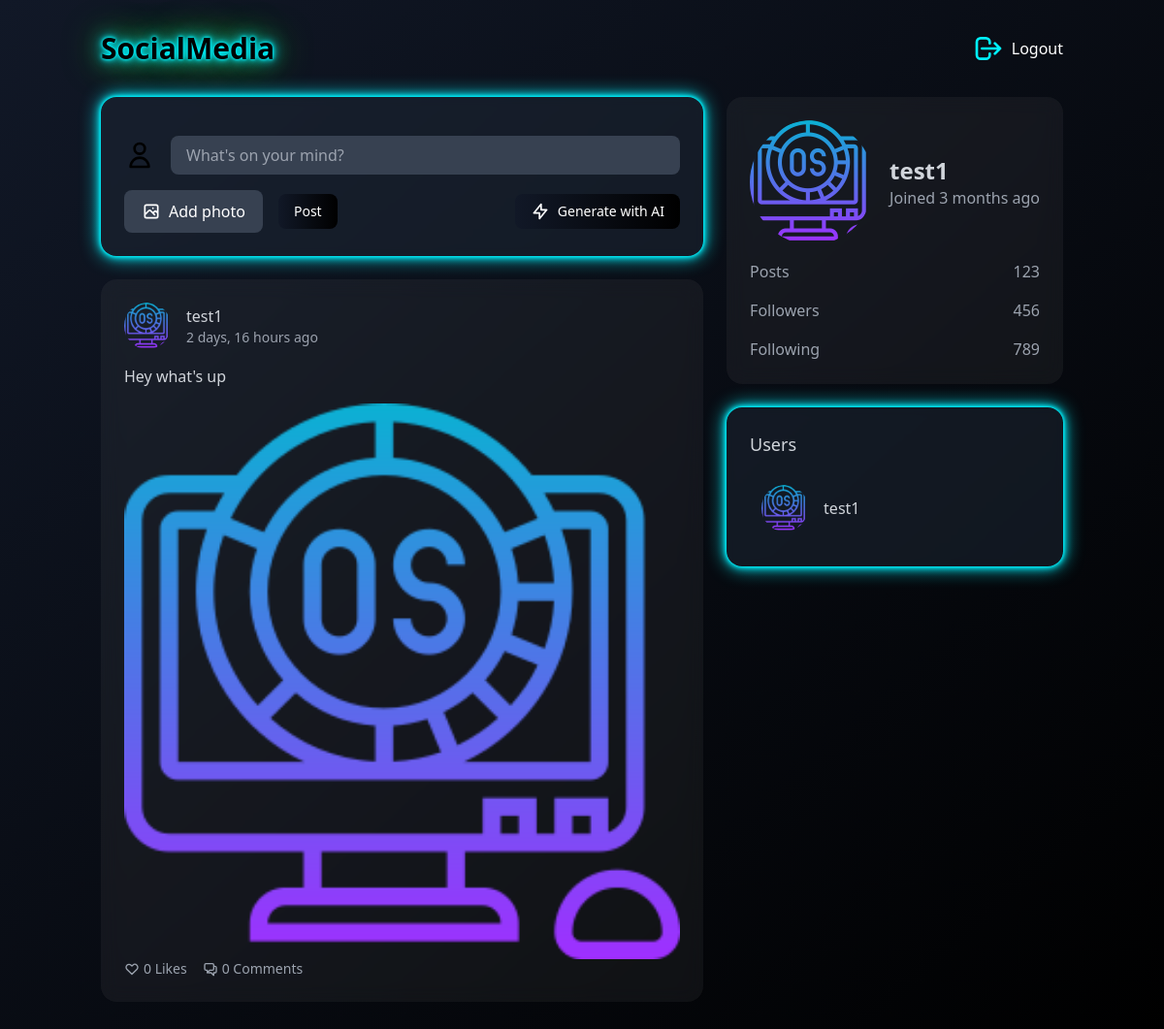
/posts/ (signed in), run on an earlier commit of the app's database.
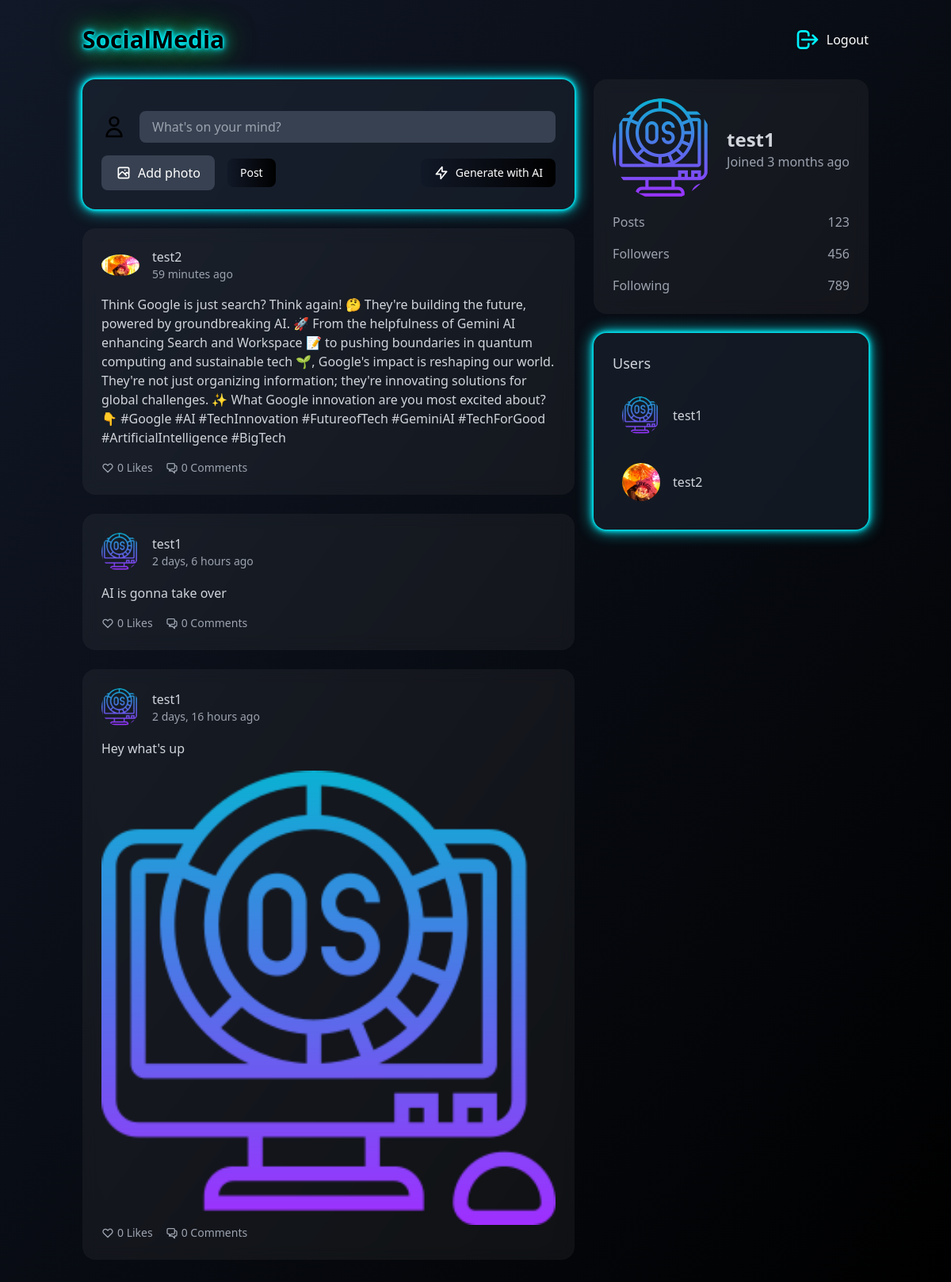
And on a later commit of the database.
### posts/models.py (models this page shows, shortened)
class Posts(models.Model):
    post_content = models.CharField(max_length=1000)
    profile = models.ForeignKey(Profile, on_delete=models.CASCADE)
    post_image = models.ImageField(upload_to="posts_imgs/")
    created_at = models.DateTimeField(auto_now_add=True)
    like_count = models.IntegerField(default=0)

### userauth/models.py (models this page shows)
class Profile(models.Model):
    user = models.OneToOneField(User, on_delete=models.CASCADE)
    profile_image = models.ImageField(upload_to='profile_pics/', default='default.jpg')
    bio = models.TextField(blank=True, null=True)
    def __str__(self):
        return f"{self.user.username}'s Profile"

### posts/views.py (the view)
# urls.py: path('', views.get_posts),
@login_required(login_url="/auth/signin")
def get_posts(request):
    posts = Posts.objects.all().order_by("-created_at")
    user = request.user
    profile = Profile.objects.filter(user=user).first()
    profiles = Profile.objects.all()
    print("profile", profile)
    data = {"posts": posts, "profile": profile, "users": profiles}
    return render(request, "posts.html", {"data": data})

### templates/posts.html (shortened to what this page needs)
<!DOCTYPE html>
<html lang="en">
<head>
    <script src="https://cdn.tailwindcss.com"></script>
</head>
<body class="bg-gradient-to-br from-gray-900 to-black min-h-screen">
    <div class="container mx-auto px-4 py-8">
        <div class="flex justify-between items-center mb-8">
            <h1 class="neon-text text-3xl font-bold">SocialMedia</h1>
            <div class="flex items-center space-x-4">
                <a href="/auth/signout" class="flex items-center space-x-2 hover:text-neon-blue transition-colors">
                    <svg class="w-8 h-8 text-[var(--neon-blue)]" fill="none" stroke="currentColor" viewBox="0 0 24 24">
                        <path stroke-linecap="round" stroke-linejoin="round" stroke-width="2"
                            d="M17 16l4-4m0 0l-4-4m4 4H7m6 4v1a3 3 0 01-3 3H6a3 3 0 01-3-3V7a3 3 0 013-3h4a3 3 0 013 3v1">
                        </path>
                    </svg>
                    <span class="text-white">Logout</span>
                </a>
            </div>
        </div>
        <div class="grid grid-cols-1 md:grid-cols-2 gap-6">
            <div class="md:col-span-2 md:col-start-1 md:col-end-3 space-y-6">
                <div class="bg-gray-800/50 p-6 rounded-2xl backdrop-blur-sm neon-border">
                    <form method="post" class="space-y-4" enctype="multipart/form-data" action="/posts/create_post">
                        <div class="flex items-center space-x-4">
                            <svg class="w-8 h-8" fill="none" stroke="currentColor" viewBox="0 0 24 24">
                                <path stroke-linecap="round" stroke-linejoin="round" stroke-width="2"
                                    d="M16 7a4 4 0 11-8 0 4 4 0 018 0zM12 14a7 7 0 00-7 7h14a7 7 0 00-7-7z"></path>
                            </svg>
                            <input type="text" name="post_content" placeholder="What's on your mind?"
                                class="flex-1 bg-gray-700 px-4 py-2 rounded-lg text-white focus:outline-none focus:ring-2 focus:ring-neon-blue" />
                        </div>
                        <div class="flex items-center justify-between">
                            <div class="flex items-center space-x-4">
                                <label for="post-image"
                                    class="file-input-label flex items-center px-4 py-2 rounded-lg bg-gray-700 text-white border-2 border-transparent hover:border-neon-blue transition-colors duration-200">
                                    <svg class="w-5 h-5 mr-2" fill="none" stroke="currentColor" viewBox="0 0 24 24">
                                        <path stroke-linecap="round" stroke-linejoin="round" stroke-width="2"
                                            d="M4 16l4.586-4.586a2 2 0 012.828 0L16 16m-2-2l1.586-1.586a2 2 0 012.828 0L20 14m-6-6h.01M6 20h12a2 2 0 002-2V6a2 2 0 00-2-2H6a2 2 0 00-2 2v12a2 2 0 002 2z">
                                        </path>
                                    </svg>
                                    <span class="file-name">Add photo</span>
                                </label>
                                <button type="submit"
                                    class="flex items-center px-4 py-2 rounded-lg text-sm font-medium text-white bg-gradient-to-r from-neon-blue via-neon-green to-neon-purple transition-all duration-300 hover:bg-none hover:bg-[var(--neon-blue)]">
                                    Post
                                </button>
                            </div>
                            <button type="button" onclick="generateWithAI()"
                                class="flex items-center px-4 py-2 rounded-lg text-sm font-medium text-white bg-gradient-to-r from-neon-blue via-neon-purple to-neon-green transition-all duration-300 hover:bg-none hover:bg-[var(--neon-blue)]">
                                <svg class="w-5 h-5 mr-2" fill="none" stroke="currentColor" viewBox="0 0 24 24">
                                    <path stroke-linecap="round" stroke-linejoin="round" stroke-width="2"
                                        d="M13 10V3L4 14h7v7l9-11h-7z"></path>
                                </svg>
                                Generate with AI
                            </button>
                        </div>
                    </form>
                </div>
                {% for post in data.posts %}
                <div class="post-card p-6 rounded-2xl mb-6">
                    <div class="flex items-center space-x-4 mb-4">
                        <img src="{{ post.profile.profile_image.url }}" alt="{{ post.profile.user.username }}"
                            class="profile-image" />
                        <div>
                            <h3 class="font-medium text-gray-300">
                                {{ post.profile.user.username }}
                            </h3>
                            <p class="text-sm text-gray-400">
                                {{ post.created_at|timesince }} ago
                            </p>
                        </div>
                    </div>
                    <p class="text-gray-300 mb-4">{{ post.post_content }}</p>
                    {% if post.post_image %}
                    <img src="{{ post.post_image.url }}" alt="Post image" class="w-full rounded-lg mt-4 post-image" />
                    {% endif %}
                    <div class="flex items-center space-x-4 text-gray-400 text-sm">
                        <span class="flex items-center cursor-pointer hover:text-neon-blue">
                            <svg class="w-4 h-4 mr-1" fill="none" stroke="currentColor" viewBox="0 0 24 24">
                                <path stroke-linecap="round" stroke-linejoin="round" stroke-width="2"
                                    d="M4.318 6.318a4.5 4.5 0 000 6.364L12 20.364l7.682-7.682a4.5 4.5 0 00-6.364-6.364L12 7.636l-1.318-1.318a4.5 4.5 0 00-6.364 0z">
                                </path>
                            </svg>
                            {{ post.like_count }} Likes
                        </span>
                        <span class="flex items-center cursor-pointer hover:text-neon-blue">
                            <a href="/posts/{{post.id}}" class="text-gray-400 hover:text-neon-blue">
                                0 Comments
                            </a>
                        </span>
                    </div>
                </div>
                {% empty %}
                <div class="post-card p-6 rounded-2xl text-center">
                    <p class="text-gray-400">
                        No posts yet. Be the first to post something!
                    </p>
                </div>
                {% endfor %}
            </div>
            <div class="md:col-span-1 md:col-start-3 md:col-end-4">
                <div class="profile-section p-6 rounded-2xl mb-6">
                    <div class="flex items-center space-x-4 mb-4">
                        <img src="{{data.profile.profile_image.url}}" alt="Profile Picture"
                            class="w-32 h-32 rounded-full" />
                        <div>
                            <h2 class="text-2xl font-bold text-gray-300">
                                {{data.profile.user.username}}
                            </h2>
                            <p class="text-gray-400">Joined 3 months ago</p>
                        </div>
                    </div>
                    <div class="space-y-4">
                        <div class="flex justify-between text-gray-400">
                            <span>Posts</span>
                            <span>123</span>
                        </div>
                        <div class="flex justify-between text-gray-400">
                            <span>Followers</span>
                            <span>456</span>
                        </div>
                        <div class="flex justify-between text-gray-400">
                            <span>Following</span>
                            <span>789</span>
                        </div>
                    </div>
                </div>
                <div class="bg-gray-800/50 p-6 rounded-2xl backdrop-blur-sm neon-border">
                    <h2 class="text-lg font-medium text-gray-300 mb-4">Users</h2>
                    <div class="space-y-3">
                        {% for profile in data.users %}
                        <a href=""
                            class="flex items-center space-x-4 hover:bg-gray-700/50 p-3 rounded-lg transition-colors">
                            <img src="{{ profile.profile_image.url }}" alt="{{ profile.user.username }}"
                                class="profile-image w-12 h-12 rounded-full" />
                            <span class="text-gray-300">{{ profile.user.username }}</span>
                        </a>
                        {% endfor %}
                    </div>
                </div>
            </div>
        </div>
    </div>
</body>
</html>

What changed in the data, as far as the page shows it:
added Posts: profile.profile_image (picture), profile.user.username "test2", created_at "59 minutes", post_content "Think Google is just search? Think again! 🤔 They're building the future, powered by groundbreaking AI. 🚀 From the helpfulness of Gemini AI enhancing Search and Workspace 📝 to pushing boundaries in quantum computing and sustainable tech 🌱, Google's impact is reshaping our world. They're not just organizing information; they're innovating solutions for global challenges. ✨ What Google innovation are you most excited about? 👇 #Google #AI #TechInnovation #FutureofTech #GeminiAI #TechForGood #ArtificialIntelligence #BigTech", like_count "0"
added Posts: profile.profile_image (picture), profile.user.username "test1", created_at "2 days, 6 hours", post_content "AI is gonna take over", like_count "0"
added Profile: profile_image (picture), user.username "test2"
